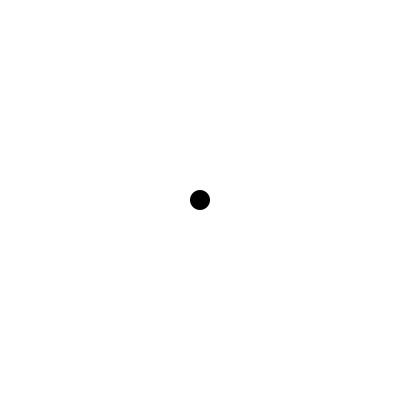
Frame 1 (no input)
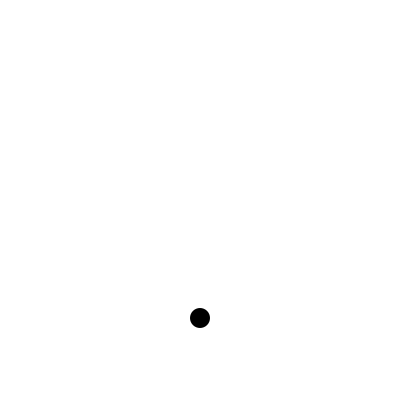
Frame 60 (the mouse pressed at the canvas centre just before this capture)
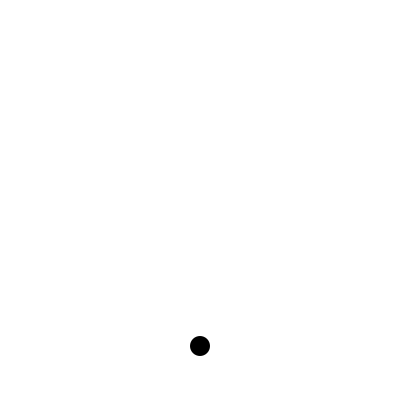
Frame 120 (the mouse held since frame 60 and released just before this capture)

The Processing sketch that drew these frames (run headless with seeded random() and noise(); from frame 60 on, the mouse is pressed at the canvas centre):

// Processing sketch: BouncingBallExample
// ── BouncingBallExample.pde
//simple bouncing ball example

//declare and initialize variables
float y=200;
float diameter=20;

float speed=2;


void setup() {
  size (400, 400);
}

void draw () {
  background(255);

  fill(0);
  noStroke();
  ellipse(width/2, y, diameter, diameter);

  y+=speed;
//use || to indicated OR
  if ((y>height-diameter/2 ) || (y<diameter/2)) {
    //multiply speed by a negative value to change direction
    speed=speed *-1;
  }
}
